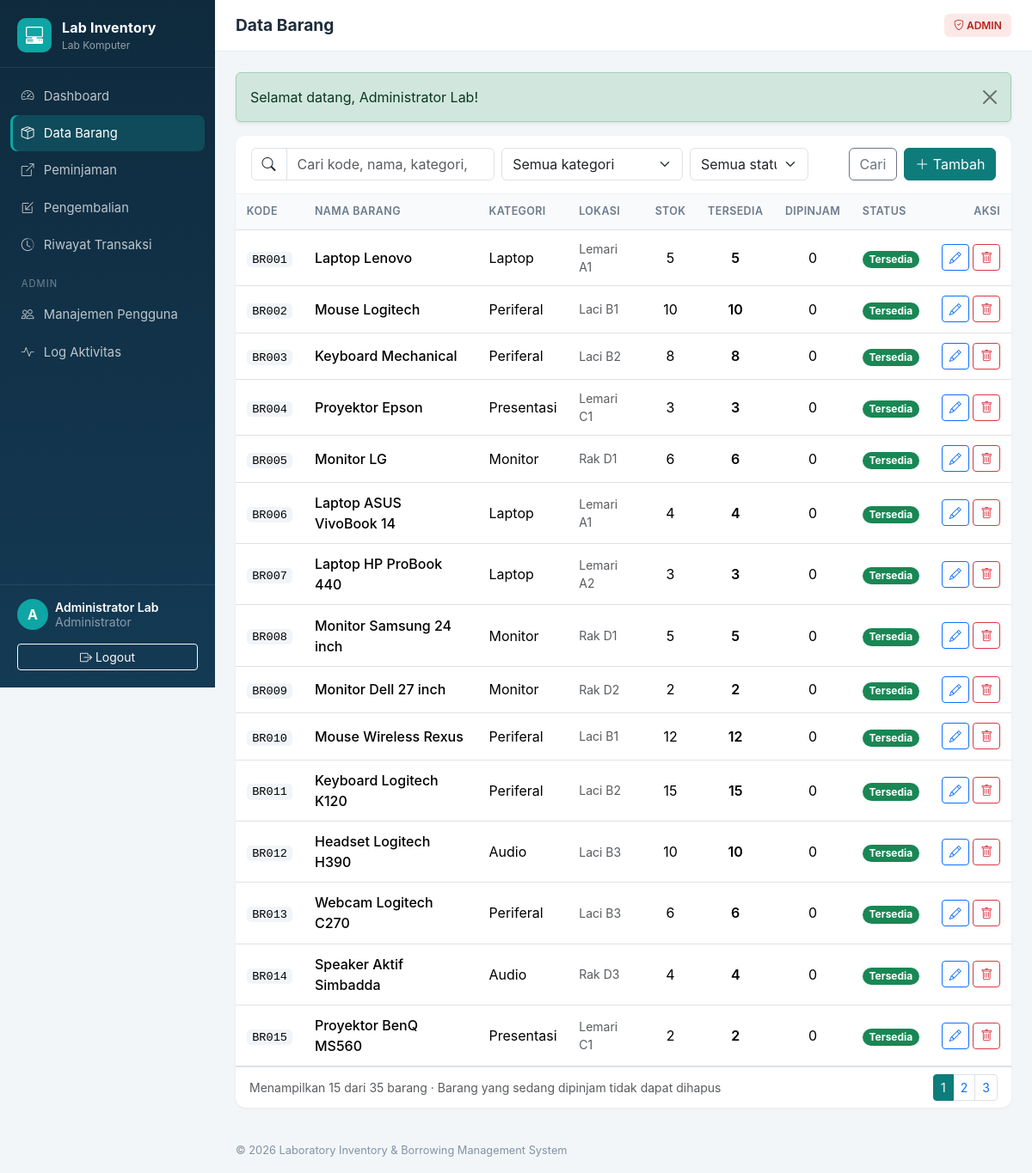
Page /barang.php (signed in) on the committed database.
### tables this page shows
CREATE TABLE IF NOT EXISTS users (
  id INT AUTO_INCREMENT PRIMARY KEY,
  nama VARCHAR(100) NOT NULL,
  username VARCHAR(50) NOT NULL UNIQUE,
  password VARCHAR(255) NOT NULL,
  role VARCHAR(10) NOT NULL DEFAULT 'staff',
  status VARCHAR(10) NOT NULL DEFAULT 'aktif',
  last_login DATETIME NULL,
  created_at DATETIME NOT NULL,
  updated_at DATETIME NULL
  );

CREATE TABLE IF NOT EXISTS barang (
  id INT AUTO_INCREMENT PRIMARY KEY,
  kode VARCHAR(20) NOT NULL UNIQUE,
  nama VARCHAR(150) NOT NULL,
  kategori VARCHAR(50) NOT NULL,
  stok_total INT NOT NULL DEFAULT 0,
  stok_tersedia INT NOT NULL DEFAULT 0,
  lokasi VARCHAR(100) NULL,
  keterangan TEXT NULL,
  created_at DATETIME NOT NULL,
  updated_at DATETIME NULL
  );

### barang.php (the view, shortened to what this page needs)
<?php
require __DIR__ . '/includes/init.php';
$me = require_login();
$admin = $me['role'] === 'admin';
$pdo = db();
$q = get('q');
$where = [];
$params = [];
$sqlWhere = $where ? ' WHERE ' . implode(' AND ', $where) : '';
$st = $pdo->prepare('SELECT COUNT(*) FROM barang' . $sqlWhere);
$st->execute($params);
$total = (int)$st->fetchColumn();
[$offset, $pages, $page] = paginate($total, 15);
$st = $pdo->prepare("SELECT * FROM barang $sqlWhere ORDER BY kode ASC LIMIT 15 OFFSET $offset");
$st->execute($params);
$rows = $st->fetchAll();
$title = 'Data Barang';
$active = 'barang';
require __DIR__ . '/includes/header.php';
?>
<div class="card">
    <div class="card-header">
        <form class="row g-2 align-items-center" method="get">
            <div class="col-md-4">
                <div class="input-group">
                    <span class="input-group-text bg-white"><i class="bi bi-search"></i></span>
                    <input type="search" name="q" class="form-control" placeholder="Cari kode, nama, kategori, lokasi…" value="<?= e($q) ?>">
                </div>
            </div>
            <div class="col-md-3">
                <select name="kategori" class="form-select" onchange="this.form.submit()">
                    <option value="">Semua kategori</option>
                </select>
            </div>
            <div class="col-md-2">
                <select name="ketersediaan" class="form-select" onchange="this.form.submit()">
                    <option value="">Semua status</option>
                </select>
            </div>
            <div class="col-md-3 d-flex gap-2 justify-content-md-end">
                <button class="btn btn-outline-secondary">Cari</button>
                <?php if ($admin): ?>
                    <a href="barang_form.php" class="btn btn-primary"><i class="bi bi-plus-lg"></i> Tambah</a>
                <?php endif; ?>
            </div>
        </form>
    </div>
    <div class="table-responsive">
        <table class="table table-hover mb-0">
            <thead>
            <tr>
                <th>Kode</th><th>Nama Barang</th><th>Kategori</th><th>Lokasi</th>
                <th class="text-center">Stok</th><th class="text-center">Tersedia</th><th class="text-center">Dipinjam</th>
                <th>Status</th>
                <?php if ($admin): ?><th class="text-end">Aksi</th><?php endif; ?>
            </tr>
            </thead>
            <tbody>
            <?php foreach ($rows as $b): $dip = (int)$b['stok_total'] - (int)$b['stok_tersedia']; ?>
                <tr>
                    <td><span class="code"><?= e($b['kode']) ?></span></td>
                    <td class="fw-medium"><?= e($b['nama']) ?>
                        <?php if ($b['keterangan']): ?><div class="small text-muted"><?= e($b['keterangan']) ?></div><?php endif; ?></td>
                    <td><?= e($b['kategori']) ?></td>
                    <td class="text-muted small"><?= e($b['lokasi'] ?: '-') ?></td>
                    <td class="text-center"><?= (int)$b['stok_total'] ?></td>
                    <td class="text-center fw-semibold"><?= (int)$b['stok_tersedia'] ?></td>
                    <td class="text-center"><?= $dip ?></td>
                    <td><?= stok_badge((int)$b['stok_tersedia'], (int)$b['stok_total']) ?></td>
                    <?php if ($admin): ?>
                        <td class="text-end text-nowrap">
                            <a href="barang_form.php?id=<?= (int)$b['id'] ?>" class="btn btn-sm btn-outline-primary" title="Edit"><i class="bi bi-pencil"></i></a>
                            <form method="post" action="barang_hapus.php" class="d-inline"
                                  data-confirm="Hapus barang <?= e($b['kode'] . ' - ' . $b['nama']) ?>? Riwayat transaksi tetap tersimpan.">
                                <button class="btn btn-sm btn-outline-danger" title="Hapus" <?= $dip > 0 ? 'disabled' : '' ?>><i class="bi bi-trash"></i></button>
                            </form>
                        </td>
                    <?php endif; ?>
                </tr>
            <?php endforeach; ?>
            </tbody>
        </table>
    </div>
    <div class="card-body d-flex justify-content-between align-items-center border-top py-2">
        <span class="small text-muted">Menampilkan <?= count($rows) ?> dari <?= $total ?> barang<?= $admin ? ' · Barang yang sedang dipinjam tidak dapat dihapus' : '' ?></span>
        <?= pagination_links($pages, $page) ?>
    </div>
</div>
<?php require __DIR__ . '/includes/footer.php'; ?>

### header.php (shortened to what this page needs)
<?php
$me = current_user();
$menu = [
    ['index.php', 'dashboard', 'bi-speedometer2', 'Dashboard', false],
    ['barang.php', 'barang', 'bi-box-seam', 'Data Barang', false],
    ['peminjaman.php', 'peminjaman', 'bi-box-arrow-up-right', 'Peminjaman', false],
    ['pengembalian.php', 'pengembalian', 'bi-box-arrow-in-down-left', 'Pengembalian', false],
    ['riwayat.php', 'riwayat', 'bi-clock-history', 'Riwayat Transaksi', false],
    ['users.php', 'users', 'bi-people', 'Manajemen Pengguna', true],
    ['aktivitas.php', 'aktivitas', 'bi-activity', 'Log Aktivitas', true],
];
?>
<!DOCTYPE html>
<html lang="id">
<head>
    <link href="https://cdn.jsdelivr.net/npm/bootstrap@5.3.3/dist/css/bootstrap.min.css" rel="stylesheet">
    <link href="https://cdn.jsdelivr.net/npm/bootstrap-icons@1.11.3/font/bootstrap-icons.min.css" rel="stylesheet">
    <link href="assets/style.css" rel="stylesheet">
</head>
<body>
<div class="app">
    <aside class="sidebar offcanvas-lg offcanvas-start" tabindex="-1" id="sidebar">
        <div class="brand">
            <span class="brand-icon"><i class="bi bi-pc-display-horizontal"></i></span>
            <div>
                <div class="brand-name"><?= e(APP_NAME) ?></div>
                <div class="brand-sub">Lab Komputer</div>
            </div>
        </div>
        <nav class="nav flex-column">
            <?php foreach ($menu as [$href, $key, $icon, $label, $adminOnly]):
                if ($key === 'users'): ?><div class="nav-section">Admin</div><?php endif; ?>
                <a class="nav-link<?= ($active ?? '') === $key ? ' active' : '' ?>" href="<?= $href ?>">
                    <i class="bi <?= $icon ?>"></i><span><?= $label ?></span>
                </a>
            <?php endforeach; ?>
        </nav>
        <div class="sidebar-foot">
            <div class="d-flex align-items-center gap-2">
                <span class="avatar"><?= e(mb_strtoupper(mb_substr($me['nama'], 0, 1))) ?></span>
                <div class="small lh-sm overflow-hidden">
                    <div class="fw-semibold text-white text-truncate"><?= e($me['nama']) ?></div>
                    <div class="text-white-50"><?= $me['role'] === 'admin' ? 'Administrator' : 'Staff Lab' ?></div>
                </div>
            </div>
            <a href="logout.php" class="btn btn-sm btn-outline-light w-100 mt-3"><i class="bi bi-box-arrow-right"></i> Logout</a>
        </div>
    </aside>
    <main class="content">
        <header class="topbar">
            <h1 class="page-title"><?= e($title ?? '') ?></h1>
            <span class="ms-auto badge role-badge <?= $me['role'] === 'admin' ? 'role-admin' : 'role-staff' ?>">
                <i class="bi <?= $me['role'] === 'admin' ? 'bi-shield-check' : 'bi-person-badge' ?>"></i> <?= strtoupper(e($me['role'])) ?>
            </span>
        </header>
        <div class="page">
        <?php foreach (get_flashes() as [$type, $msg]): ?>
            <div class="alert alert-<?= e($type) ?> alert-dismissible fade show shadow-sm" role="alert">
                <?= e($msg) ?>
                <button type="button" class="btn-close" data-bs-dismiss="alert"></button>
            </div>
        <?php endforeach; ?>

### init.php (shortened to what this page needs)
<?php
function db(): PDO
{
    static $pdo = null;
    if ($pdo) return $pdo;
    $opts = [
        PDO::ATTR_ERRMODE => PDO::ERRMODE_EXCEPTION,
        PDO::ATTR_DEFAULT_FETCH_MODE => PDO::FETCH_ASSOC,
        PDO::ATTR_EMULATE_PREPARES => false,
    ];
    try {
        if (DB_DRIVER === 'sqlite') {
            $isNew = !file_exists(DB_SQLITE_PATH);
            $pdo = new PDO('sqlite:' . DB_SQLITE_PATH, null, null, $opts);
            $pdo->exec('PRAGMA foreign_keys = ON');
            if ($isNew) install_database($pdo, 'sqlite');
        } else {
            $dsn = 'mysql:host=' . DB_HOST . ';port=' . DB_PORT . ';dbname=' . DB_NAME . ';charset=utf8mb4';
            $pdo = new PDO($dsn, DB_USER, DB_PASS, $opts);
            $pdo->exec("SET time_zone = '+07:00'");
        }
    } catch (PDOException $ex) {
        http_response_code(500);
        exit('<h3 style="font-family:sans-serif">Koneksi database gagal.</h3><p style="font-family:sans-serif">Periksa pengaturan di <code>config.php</code>. Detail: '
            . htmlspecialchars($ex->getMessage()) . '</p>');
    }
    return $pdo;
}
function e($s): string { return htmlspecialchars((string)$s, ENT_QUOTES, 'UTF-8'); }
function get(string $k, string $default = ''): string { return trim((string)($_GET[$k] ?? $default)); }
function stok_badge(int $tersedia, int $total): string
{
    return '<span class="badge rounded-pill text-bg-success">Tersedia</span>';
}
function paginate(int $total, int $perPage): array
{
    $pages = max(1, (int)ceil($total / $perPage));
    $page = min($pages, max(1, (int)($_GET['page'] ?? 1)));
    return [($page - 1) * $perPage, $pages, $page];
}
function pagination_links(int $pages, int $page): string
{
    $html = '<nav><ul class="pagination pagination-sm justify-content-end mb-0">';
    for ($i = 1; $i <= $pages; $i++) {
        $q = http_build_query(array_merge($_GET, ['page' => $i]));
        $html .= '<li class="page-item' . ($i === $page ? ' active' : '') . '"><a class="page-link" href="?' . e($q) . '">' . $i . '</a></li>';
    }
    return $html . '</ul></nav>';
}
function current_user(): ?array
{
    static $cache = false;
    if ($cache !== false) return $cache;
    $cache = null;
    if (!empty($_SESSION['uid'])) {
        $st = db()->prepare('SELECT id, nama, username, role, status FROM users WHERE id = ?');
        $st->execute([$_SESSION['uid']]);
        $u = $st->fetch();
        if ($u && $u['status'] === 'aktif') {
            $cache = $u;
        } else {
            unset($_SESSION['uid']);
            flash('danger', 'Akun Anda telah dinonaktifkan. Hubungi Admin.');
        }
    }
    return $cache;
}
function require_login(): array
{
    $u = current_user();
    return $u;
}

### footer.php (shortened to what this page needs)
        </div>
        <footer class="footer">&copy; <?= date('Y') ?> <?= e(APP_FULLNAME) ?></footer>
    </main>
</div>
</body>
</html>

### style.css (style rules this page uses)
:root { --side-bg: #0f2a3d; --side-bg-2: #143a54; --accent: #0ea5a4; --page-bg: #f3f6f9; }
body { background: var(--page-bg); font-family: "Inter", system-ui, -apple-system, "Segoe UI", Roboto, sans-serif; color: #1f2d3d; }
.app { display: flex; min-height: 100vh; }
.sidebar { width: 250px; background: linear-gradient(180deg, var(--side-bg), var(--side-bg-2)); color: #fff; display: flex; flex-direction: column; flex-shrink: 0; }
@media (min-width: 992px) { .sidebar { position: sticky; top: 0; height: 100vh; } }
.sidebar.offcanvas-lg { --bs-offcanvas-bg: var(--side-bg); --bs-offcanvas-width: 250px; }
.brand { display: flex; align-items: center; gap: .75rem; padding: 1.25rem 1.25rem 1rem; border-bottom: 1px solid rgba(255,255,255,.08); }
.brand-icon { width: 40px; height: 40px; border-radius: 10px; background: var(--accent); display: grid; place-items: center; font-size: 1.25rem; }
.brand-name { font-weight: 700; letter-spacing: .2px; }
.brand-sub { font-size: .75rem; color: rgba(255,255,255,.55); }
.sidebar .nav { padding: .75rem .75rem; gap: 2px; }
.sidebar .nav-link { color: rgba(255,255,255,.72); border-radius: 8px; padding: .6rem .8rem; display: flex; gap: .7rem; align-items: center; font-size: .925rem; }
.sidebar .nav-link.active { color: #fff; background: rgba(14,165,164,.25); box-shadow: inset 3px 0 0 var(--accent); }
.nav-section { font-size: .7rem; text-transform: uppercase; letter-spacing: 1px; color: rgba(255,255,255,.4); padding: .9rem .8rem .3rem; }
.sidebar-foot { margin-top: auto; padding: 1rem 1.25rem 1.25rem; border-top: 1px solid rgba(255,255,255,.08); }
.avatar { width: 36px; height: 36px; border-radius: 50%; background: var(--accent); display: grid; place-items: center; font-weight: 700; flex-shrink: 0; color: #fff; }
.content { flex: 1; min-width: 0; display: flex; flex-direction: column; }
.topbar { display: flex; align-items: center; gap: .75rem; padding: 1rem 1.5rem; background: #fff; border-bottom: 1px solid #e5eaf0; position: sticky; top: 0; z-index: 10; }
.page-title { font-size: 1.2rem; font-weight: 650; margin: 0; }
.page { padding: 1.5rem; flex: 1; }
.footer { padding: 1rem 1.5rem; font-size: .8rem; color: #8392a5; }
.role-badge { font-weight: 600; padding: .45rem .7rem; }
.role-admin { background: #fde8e8; color: #b42318; }
.card { border: 0; border-radius: 12px; box-shadow: 0 1px 3px rgba(16,24,40,.06); }
.card-header { background: #fff; border-bottom: 1px solid #eef2f6; font-weight: 600; padding: .9rem 1.1rem; border-radius: 12px 12px 0 0 !important; }
.table > :not(caption) > * > * { padding: .7rem .8rem; }
.table thead th { font-size: .78rem; text-transform: uppercase; letter-spacing: .4px; color: #6b7a8c; background: #f8fafc; font-weight: 600; white-space: nowrap; }
.table td { vertical-align: middle; }
.code { font-family: ui-monospace, SFMono-Regular, Menlo, monospace; font-size: .85rem; background: #f1f5f9; padding: .1rem .4rem; border-radius: 5px; }
.btn-primary { --bs-btn-bg: #0e7c7b; --bs-btn-border-color: #0e7c7b; --bs-btn-hover-bg: #0b6463; --bs-btn-hover-border-color: #0b6463; --bs-btn-active-bg: #0a5655; }
.pagination { --bs-pagination-active-bg: #0e7c7b; --bs-pagination-active-border-color: #0e7c7b; }

### rows in the picture
users: nama "A", nama "Administrator Lab", role "ADMIN"
barang: kode "BR001", nama "Laptop Lenovo", kategori "Laptop", lokasi "Lemari A1", stok_total "5", stok_tersedia "5", dip "0"
barang: kode "BR002", nama "Mouse Logitech", kategori "Periferal", lokasi "Laci B1", stok_total "10", stok_tersedia "10", dip "0"
barang: kode "BR003", nama "Keyboard Mechanical", kategori "Periferal", lokasi "Laci B2", stok_total "8", stok_tersedia "8", dip "0"
barang: kode "BR004", nama "Proyektor Epson", kategori "Presentasi", lokasi "Lemari C1", stok_total "3", stok_tersedia "3", dip "0"
barang: kode "BR005", nama "Monitor LG", kategori "Monitor", lokasi "Rak D1", stok_total "6", stok_tersedia "6", dip "0"
barang: kode "BR006", nama "Laptop ASUS VivoBook 14", kategori "Laptop", lokasi "Lemari A1", stok_total "4", stok_tersedia "4", dip "0"
barang: kode "BR007", nama "Laptop HP ProBook 440", kategori "Laptop", lokasi "Lemari A2", stok_total "3", stok_tersedia "3", dip "0"
barang: kode "BR008", nama "Monitor Samsung 24 inch", kategori "Monitor", lokasi "Rak D1", stok_total "5", stok_tersedia "5", dip "0"
barang: kode "BR009", nama "Monitor Dell 27 inch", kategori "Monitor", lokasi "Rak D2", stok_total "2", stok_tersedia "2", dip "0"
barang: kode "BR010", nama "Mouse Wireless Rexus", kategori "Periferal", lokasi "Laci B1", stok_total "12", stok_tersedia "12", dip "0"
barang: kode "BR011", nama "Keyboard Logitech K120", kategori "Periferal", lokasi "Laci B2", stok_total "15", stok_tersedia "15", dip "0"
barang: kode "BR012", nama "Headset Logitech H390", kategori "Audio", lokasi "Laci B3", stok_total "10", stok_tersedia "10", dip "0"
barang: kode "BR013", nama "Webcam Logitech C270", kategori "Periferal", lokasi "Laci B3", stok_total "6", stok_tersedia "6", dip "0"
barang: kode "BR014", nama "Speaker Aktif Simbadda", kategori "Audio", lokasi "Rak D3", stok_total "4", stok_tersedia "4", dip "0"
barang: kode "BR015", nama "Proyektor BenQ MS560", kategori "Presentasi", lokasi "Lemari C1", stok_total "2", stok_tersedia "2", dip "0"

### other values in the picture
APP_NAME "Lab Inventory"
$label "Dashboard"
$label "Data Barang"
$label "Peminjaman"
$label "Pengembalian"
$label "Riwayat Transaksi"
$label "Manajemen Pengguna"
$label "Log Aktivitas"
$title "Data Barang"
$msg "Selamat datang, Administrator Lab!"
count($rows) "15"
$total "35"
APP_FULLNAME "Laboratory Inventory & Borrowing Management System"
